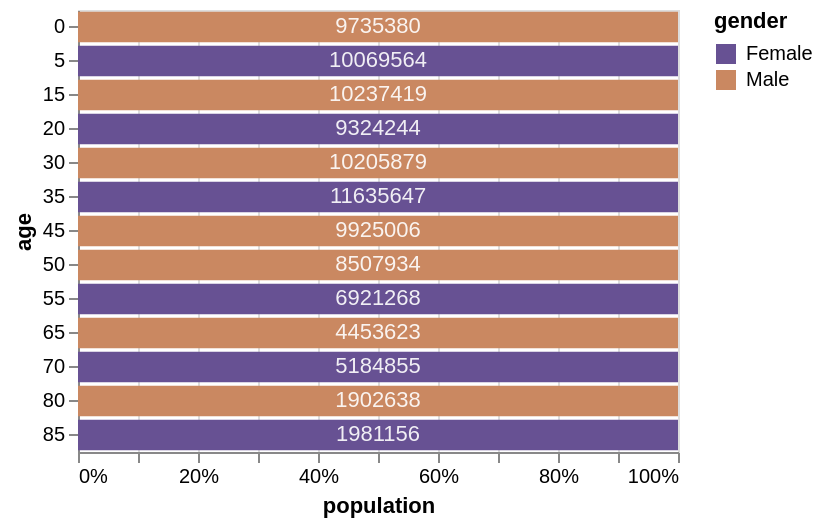

Express this chart as Vega-Lite.
### Vega-Lite specification from a JSON file in a GitHub repository (floating-point values rounded to 4 significant figures; data arrays with more than 128 entries replaced by an {"elided": "..."} marker saying what was removed)
{"$schema": "https://vega.github.io/schema/vega-lite/v6.json", "data": {"values": {"elided": "200 records"}}, "transform": [{"filter": "datum.year == 2000"}, {"calculate": "datum.sex == 2 ? 'Female' : 'Male'", "as": "gender"}], "height": {"step": 17}, "encoding": {"y": {"field": "age"}}, "layer": [{"mark": "bar", "encoding": {"x": {"aggregate": "sum", "field": "people", "title": "population", "stack": "normalize"}, "color": {"field": "gender", "scale": {"range": ["#675193", "#ca8861"]}}}}, {"mark": {"type": "text", "opacity": 0.9, "color": "white"}, "encoding": {"x": {"aggregate": "sum", "field": "people", "title": "population", "stack": "normalize", "bandPosition": 0.5}, "text": {"aggregate": "sum", "field": "people", "title": "population"}, "detail": {"field": "gender"}}}]}
